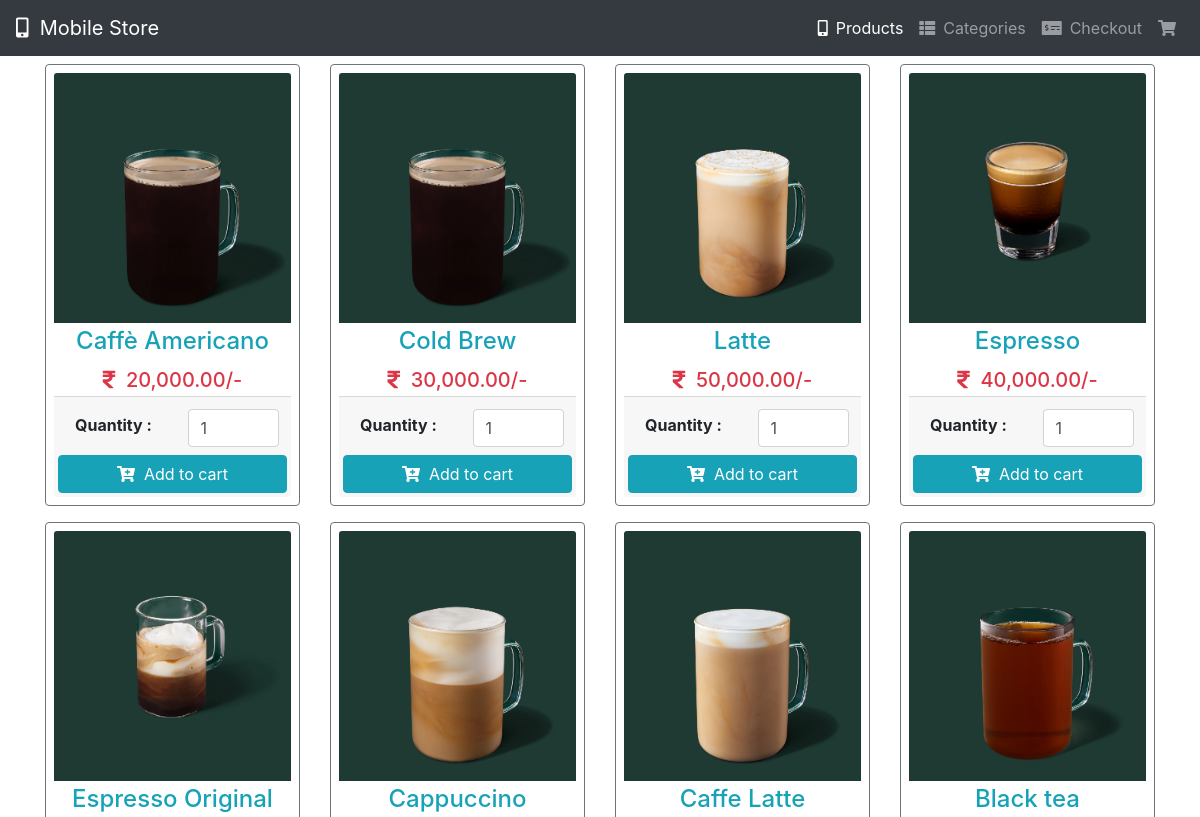
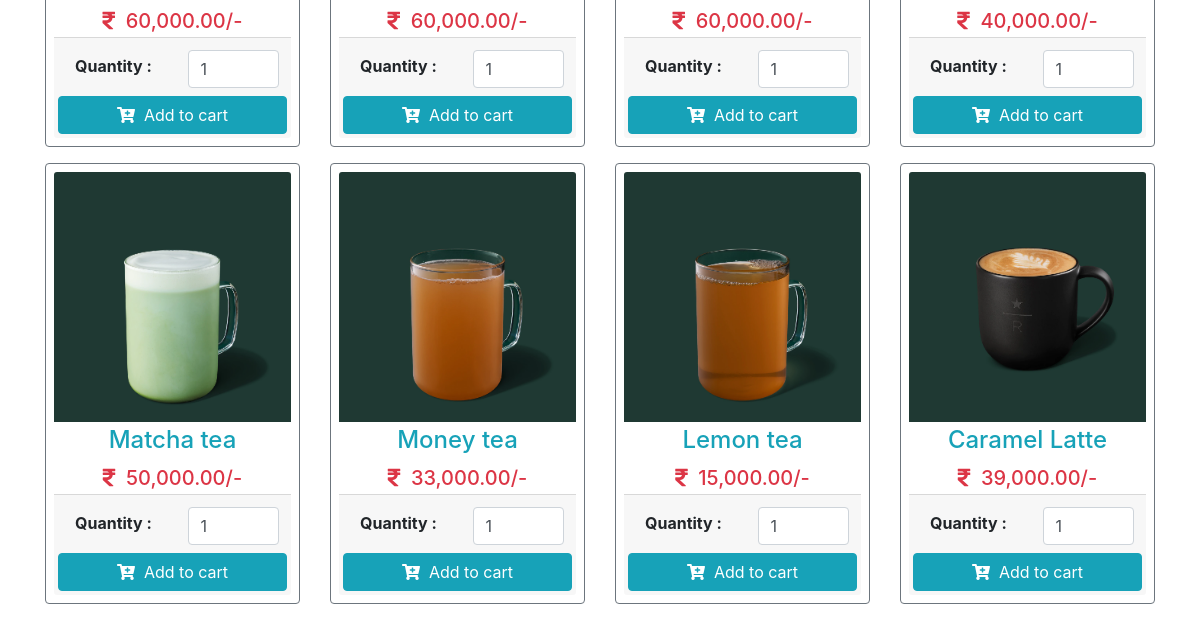
Page /democart/index.php on the earlier database version (2 pictures, top to bottom).
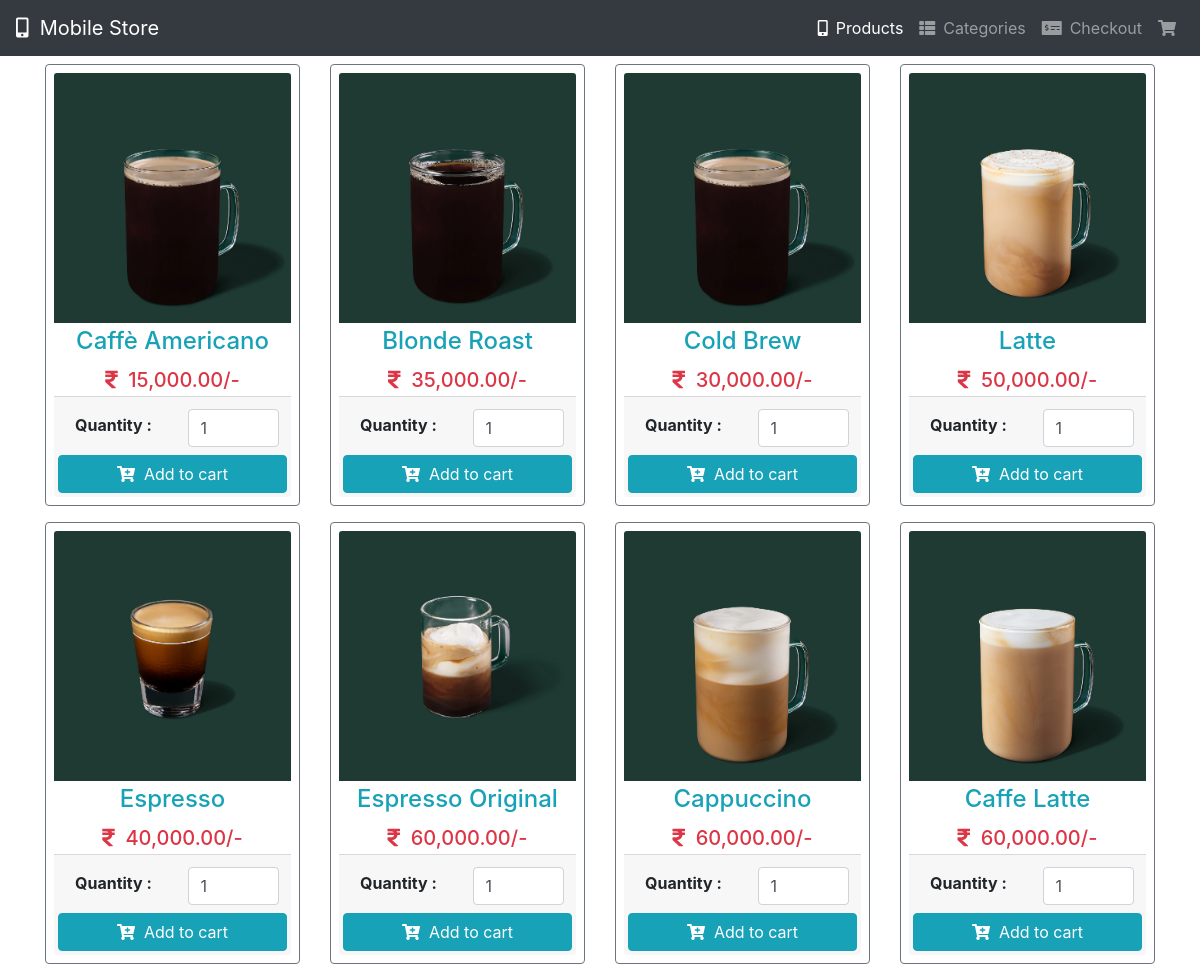
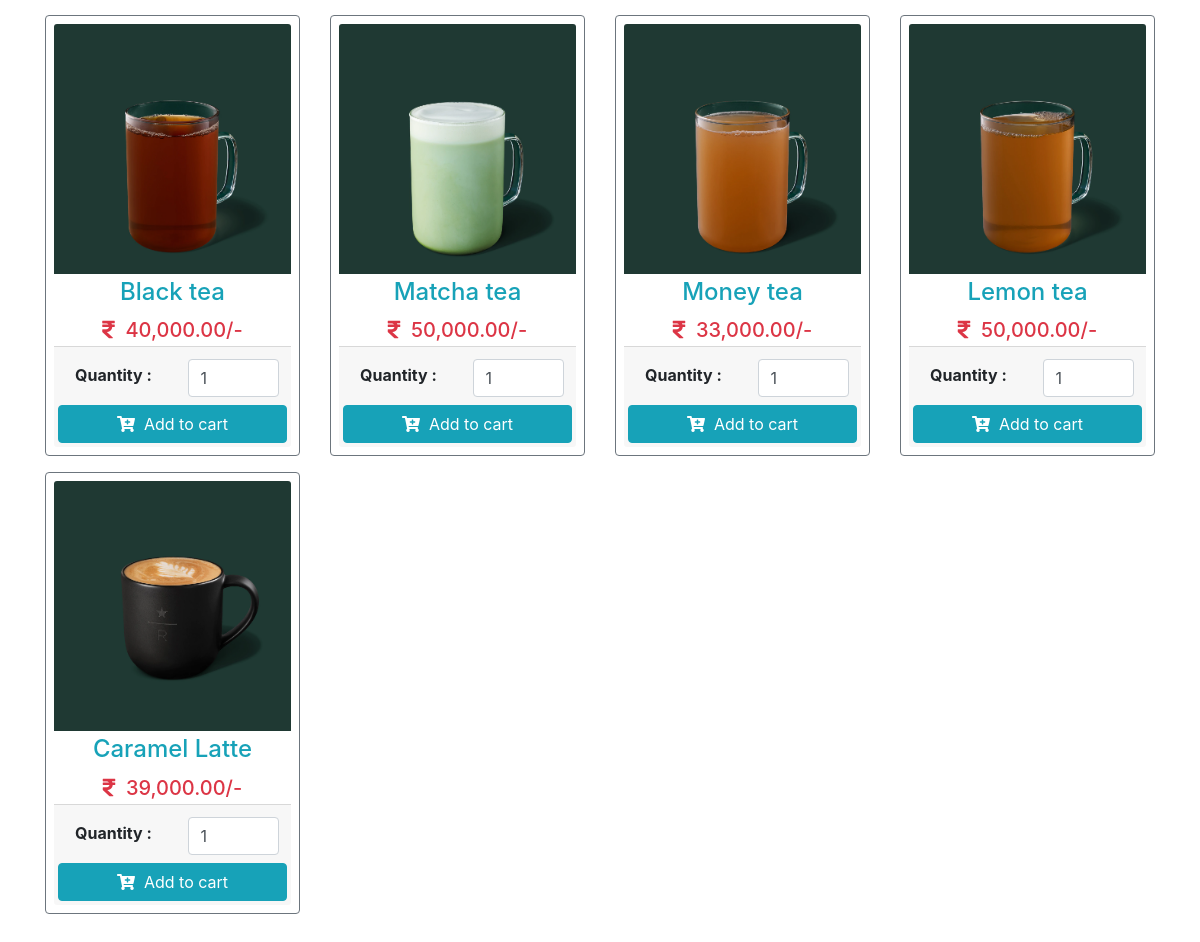
Same page on the later database version (2 pictures, top to bottom).
### tables this page shows
CREATE TABLE `sanpham` (
  `masp` varchar(30) NOT NULL,
  `tensp` varchar(22) NOT NULL,
  `hinhanh` varchar(50) NOT NULL,
  `gia` double NOT NULL,
  `dungtich` varchar(22) NOT NULL,
  `matl` varchar(22) NOT NULL,
  `soluong` int(10) NOT NULL,
  `id` int(11) NOT NULL
);

### democart/index.php (the view, shortened to what this page needs)
<!DOCTYPE html>
<html lang="en">
<head>
  <link rel='stylesheet' href='https://cdnjs.cloudflare.com/ajax/libs/twitter-bootstrap/4.5.2/css/bootstrap.min.css' />
  <link rel='stylesheet' href='https://cdnjs.cloudflare.com/ajax/libs/font-awesome/5.9.0/css/all.min.css' />
</head>
<body>
  <nav class="navbar navbar-expand-md bg-dark navbar-dark">
    <a class="navbar-brand" href="index.php"><i class="fas fa-mobile-alt"></i>&nbsp;&nbsp;Mobile Store</a>
    <div class="collapse navbar-collapse" id="collapsibleNavbar">
      <ul class="navbar-nav ml-auto">
        <li class="nav-item">
          <a class="nav-link active" href="index.php"><i class="fas fa-mobile-alt mr-2"></i>Products</a>
        </li>
        <li class="nav-item">
          <a class="nav-link" href="#"><i class="fas fa-th-list mr-2"></i>Categories</a>
        </li>
        <li class="nav-item">
          <a class="nav-link" href="checkout.php"><i class="fas fa-money-check-alt mr-2"></i>Checkout</a>
        </li>
        <li class="nav-item">
          <a class="nav-link" href="cart.php"><i class="fas fa-shopping-cart"></i> <span id="cart-item" class="badge badge-danger"></span></a>
        </li>
      </ul>
    </div>
  </nav>
  <div class="container">
    <div class="row mt-2 pb-3">
      <?php
  			include 'config.php';
  			$stmt = $conn->prepare('SELECT * FROM sanpham');
  			$stmt->execute();
  			$result = $stmt->get_result();
  			while ($row = $result->fetch_assoc()):
  		?>
      <div class="col-sm-6 col-md-4 col-lg-3 mb-2">
        <div class="card-deck">
          <div class="card p-2 border-secondary mb-2">
            <img src="<?= $row['hinhanh'] ?>" class="card-img-top" height="250">
            <div class="card-body p-1">
              <h4 class="card-title text-center text-info"><?= $row['tensp'] ?></h4>
              <h5 class="card-text text-center text-danger"><i class="fas fa-rupee-sign"></i>&nbsp;&nbsp;<?= number_format($row['gia'],2) ?>/-</h5>
            </div>
            <div class="card-footer p-1">
              <form action="" class="form-submit">
                <div class="row p-2">
                  <div class="col-md-6 py-1 pl-4">
                    <b>Quantity : </b>
                  </div>
                  <div class="col-md-6">
                    <input type="number" class="form-control pqty" value="<?= $row['soluong'] ?>">
                  </div>
                </div>
                <button class="btn btn-info btn-block addItemBtn"><i class="fas fa-cart-plus"></i>&nbsp;&nbsp;Add to
                  cart</button>
              </form>
            </div>
          </div>
        </div>
      </div>
      <?php endwhile; ?>
    </div>
  </div>
</body>
</html>

Differences in the rows shown:
changed sanpham "Caffè Americano": gia "20,000.00" → "15,000.00"
added sanpham: hinhanh (picture), tensp "Blonde Roast", gia "35,000.00", soluong "1"
changed sanpham "Lemon tea": gia "15,000.00" → "50,000.00"
